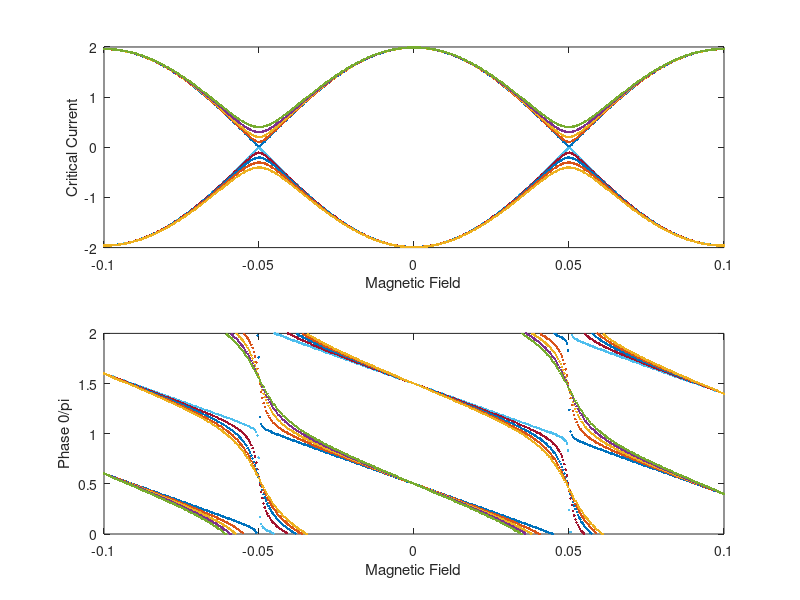

The MATLAB script that drew this image:
%Explanation of base program

%The program splits a squid into two junctions that have xmax discrete sections.  Each
%section has a supercurrent density, and a phase difference that is
%contributed to by the field (PhaseF) in the junction, the field in the squid loop,
%and an arbitrary phase set at x=1 %called Phase1.  These phase factors are 
%all summed along the junction to determine the local phase difference 
%across the junction at each point.  For each value of field and Phase1 the
%supercurrent at each point is calculated and the net supercurrent (sum 
%along the junction and then the sum of the two junctions together)
%is calcualted to find the supercurrent carried at that phase and that
%field.  To find the maximum supercurrent for a given field, the max of
%that vector is taken for that field value.  The minimum can be calculated 
%to find the negative critical current.  Both of these can be plotted 
%against the magnetic field that is applied.  This is the exact measurment 
%of the critical current vs field that we do in the lab.

%This version adds the ability to add several realistic features of squids

% Critical Current Asymmetry
% Junction Area Asymmetry
% Critical Current density variation along each junction
% Squid Loop size variation
% Changes in the field scan range



%Abreviations used
%Junction=Junc
%Super Current = SCur or just SC
%Step Size = SS sufix
%Width = Wid
%Length = Len
%Magnitude = Mag


%% Clearing memory and input screen

clear;
clc;
close all;

%% Defining the Parameters of the Simulaiton

%Setting Junction 1 Parameters
    xmax1=201;
    xmax2=202;
    x1(1,:)=(1:xmax1);
    x2(1,:)=(1:xmax2);

%Critical Current Magnitudes
    JuncSCMag1=1;
    JuncSCMag2=1;

%Junction Area Determinination
    JuncWid1=1;
    JuncLen1=1;

    JuncWid2=1;
    JuncLen2=1;

JuncArea1=JuncWid1*JuncLen1;
JuncArea2=JuncWid2*JuncLen2;

%Setting Squid Loop Parameers
LoopWid=10;
LoopLen=1;
LoopArea=LoopWid*LoopLen;

%Field Parameters
f=1;
fmax=506;
FieldMin=-.1;
FieldMax=.1;


%Stepping through a parameter to test
j=1;
jmax=5;
AlphaMin=0;
AlphaMax=.2;

%Phase Loop parameters
p=1;
pmax=403;
Phase0Min=0*pi;
Phase0Max=2*pi;


%Current Noise Parameters
    SCurNoise1=(2*rand(1,xmax1)-1);
    SCurNoise2=(2*rand(1,xmax2)-1);

%Calculating Critical Current Densities
    SCurDen1=transpose(ones(pmax,1)*(JuncSCMag1*ones(1,xmax1)/xmax1+.1*SCurNoise1/xmax1));
    SCurDen2=transpose(ones(pmax,1)*(JuncSCMag2*ones(1,xmax2)/xmax2+.1*SCurNoise2/xmax2));


%Pre Allocating memory to the arrays (should decrease runtime)
Phase0=zeros(1,pmax);
Field=zeros(1,fmax);
FluxinJunc1=zeros(1,fmax);
FluxinJunc2=zeros(1,fmax);
FluxinLoop=zeros(1,fmax);

PhaseFDen1=zeros(1,fmax);
PhaseFDen2=zeros(1,fmax);
PhaseFL=zeros(1,fmax);

SCurrent1=zeros(xmax1,pmax,fmax);
SCurrent2=zeros(xmax2,pmax,fmax);
SCurrentNet=zeros(1,pmax);

MaxSCurrentNet=zeros(jmax,fmax);
MinSCurrentNet=zeros(jmax,fmax);
IndexMaxSC=zeros(jmax,fmax);
IndexMinSC=zeros(jmax,fmax);
Phase0MaxSC=zeros(jmax,fmax);
Phase0MinSC=zeros(jmax,fmax);

%% Loops for running the simulation Meat of the Simulation


%Changing a Parameter of the plot
AlphaSS =(AlphaMax-AlphaMin)/(jmax-1);
AlphaV= AlphaMin:AlphaSS:AlphaMax;

for j=1:jmax;
    
    Alpha=AlphaV(j);
 
    %Field Contribution to the Phase 
    %Define the Field ForLoop setp size, then run the Field for ForLoop
    FieldSS=(FieldMax-FieldMin)/(fmax-1);
    for f=1:fmax

        Field(f)=FieldMin+(f-1)*FieldSS;


        PhaseF1=2*pi*Field(f)*JuncArea1;
        PhaseF2=2*pi*Field(f)*JuncArea2;
        PhaseFL=2*pi*Field(f)*LoopArea;

        PhaseFDen1=PhaseF1*x1/xmax1;
        PhaseFDen2=PhaseF2*x2/xmax2;

        %Phase0 ForLoop of externally set phase 
        %Define the Phase0 setp size, then run the ForLoop
            Phase0SS=(Phase0Max-Phase0Min)/(pmax-1);
            Phase0=(Phase0Min:Phase0SS:Phase0Max);
            PhaseNorm=Phase0/(2*pi);
        
       %Calculating the local Phase Drop across each junction
            PhaseDrop1=ones(xmax1,1)*Phase0+transpose(PhaseFDen1)*ones(1,pmax);
            PhaseDrop2=ones(xmax2,1)*Phase0+PhaseFL.*ones(xmax2,pmax)+transpose(PhaseFDen2)*ones(1,pmax);
        
        %Calculating the SC 
            SCurrent1=SCurDen1.*(1-Alpha).*sin(PhaseDrop1);
            SCurrent2=SCurDen2.*(1+Alpha).*sin(PhaseDrop2);
        
            SCurrentNet=sum(SCurrent1)+sum(SCurrent2);
        
        [MaxSCurrentNet(j,f),IndexMaxSC(j,f)]=max(SCurrentNet);  
        [MinSCurrentNet(j,f),IndexMinSC(j,f)]=min(SCurrentNet);

        Phase0MaxSC(j,f)=Phase0(IndexMaxSC(j,f));
        Phase0MinSC(j,f)=Phase0(IndexMinSC(j,f));
        
 
        
    end

end



hold on; subplot(2,1,1); plot(Field,MaxSCurrentNet,'.')
hold on; subplot(2,1,1); plot(Field,MinSCurrentNet,'.')
xlabel('Magnetic Field'); ylabel('Critical Current');


hold on; subplot(2,1,2); plot(Field,Phase0MaxSC/pi,'.')
hold on; subplot(2,1,2); plot(Field,Phase0MinSC/pi,'.')
xlabel('Magnetic Field'); ylabel('Phase 0/pi');

